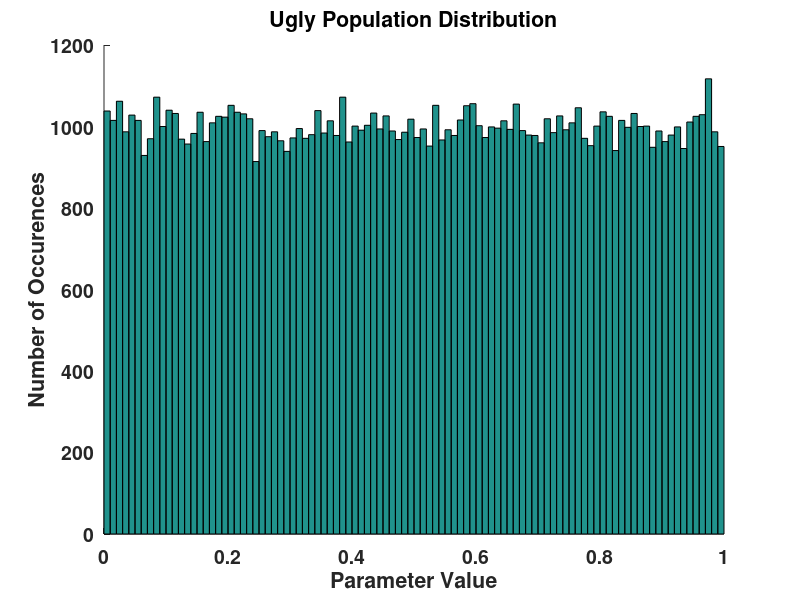
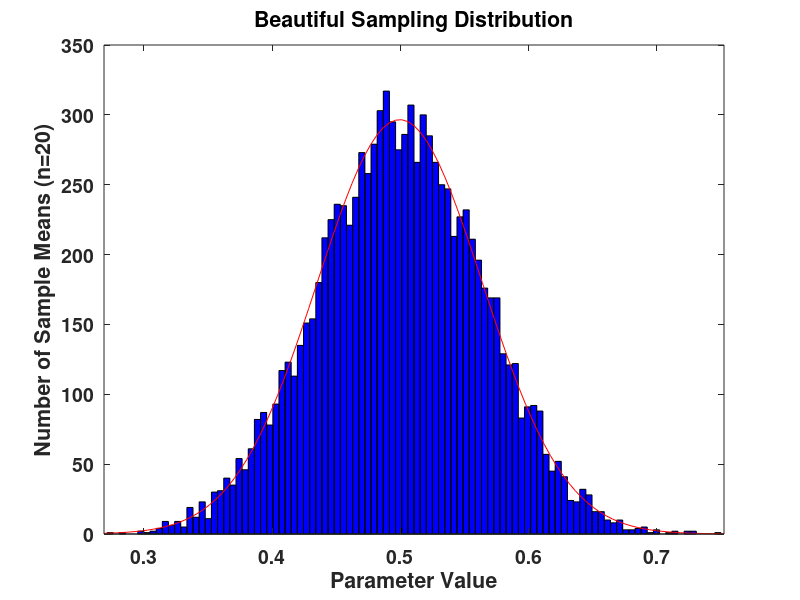

The MATLAB source for these figures, in order:
function BenStuff_CLT(SampleSize, NumSamples, PopDist)
% BenStuff_CLT([SampleSize], [NumSamples], [PopDist])
% ilustration of the central limit theorem  
%
%   SampleSize:  sample size - who would have thought? defaults to 20
%   NumSamples: number of samples drawn for the bootstrap. defaults to 10k
%   PopDist: here you can specify a population distribution. Defualts to
%            uniform. Options are
%
%           'normal'
%           'uniform' 
%           'bimodal'
%           'skewed'
%           'all'
%  
%            Alternatively you can pass a 
%            vector containing the population values of any distribution
%
% cf. http://www.youtube.com/watch?v=ermii2fQWOo
%
% found a bug? please let me know: benjamindehaas@gmail.com
%
%

clc; 
close all;

if nargin <3
     PopDist='uniform';
end

if nargin<2 || isempty(NumSamples)
    NumSamples=10000;
end

if nargin<1 || isempty(SampleSize)
    SampleSize=20;
end


if isstr(PopDist)
    if strcmp(PopDist, 'uniform')
        Pop=rand(1,100000); 
    elseif strcmp(PopDist, 'bimodal')
        Y1=randn(1, 50000)+5;
        Y2=randn(1, 50000)+10;
        Pop=[Y1, Y2];
    elseif strcmp(PopDist, 'normal')
        Pop=randn(1, 100000); 
    elseif strcmp(PopDist, 'skewed')
        Pop=pearsrnd(0,1,-.6,3,100000,1);
    elseif strcmp(PopDist, 'all')
        Pop=[rand(1,100000), randn(1, 50000), randn(1, 50000)+5, randn(1, 100000), pearsrnd(0,1,-.6,3,1,100000)];
    end
end

for i=1:NumSamples
    Sample=randsample(Pop, SampleSize);
    Means(i)=mean(Sample);
end

%Population distribution
figure; hold on;
hist(Pop, 100);
title('Ugly Population Distribution', 'FontSize', 14, 'FontWeight', 'b');
set(gca, 'FontSize', 14, 'FontWeight', 'b');
xlabel('Parameter Value');
ylabel('Number of Occurences');


%histogram w fitted normal
figure;
histfit(Means, 100, 'normal');
title('Beautiful Sampling Distribution', 'FontSize', 14, 'FontWeight', 'b');
set(gca, 'FontSize', 14, 'FontWeight', 'b');
xlabel('Parameter Value');
ylabel(['Number of Sample Means (n=' num2str(SampleSize) ')']);

